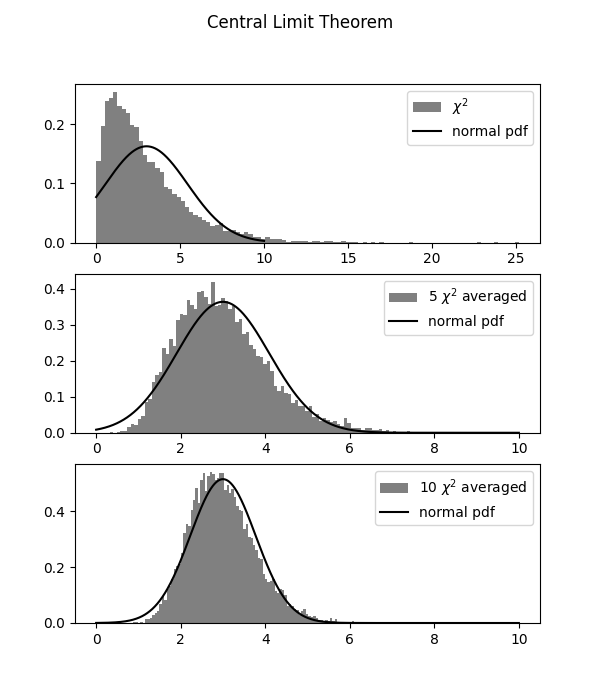

The Python source for this figure:
import numpy as np 
from scipy import stats 
from matplotlib import pyplot as plt 

r = np.random.chisquare(3, (1, 10000))
r5 = np.random.chisquare(3, (5, 10000))
r10 = np.random.chisquare(3, (10, 10000))

r = r[:1, :].mean(0)
r5 = r5[:5, :].mean(0)
r10 = r10[:10, :].mean(0)

#figure specifics
fig, ax = plt.subplots(3,1)
fig.suptitle('Central Limit Theorem')
fig.set_figheight(7)
fig.set_figwidth(6)

#plotting the chi2 distributions 
ax[0].hist(r,bins=100,density=True,color='grey',label='$\chi^2$' ) 
ax[1].hist(r5,bins=100,density=True,color='grey',label='5 $\chi^2$ averaged')
ax[2].hist(r10,bins=100,density=True,color='grey',label='10 $\chi^2$ averaged') 

#setting parameters for the normal distributions
mu = 3
sigma = np.sqrt(6/1)
sigma5 = np.sqrt(6/5)
sigma10 = np.sqrt(6/10)

dist = stats.norm(mu, sigma)
dist5 = stats.norm(mu, sigma5)
dist10 = stats.norm(mu, sigma10)

x_pdf = np.linspace(0, 10, 1000)

#plotting the normal distributions
ax[0].plot(x_pdf, dist.pdf(x_pdf), color='black', label='normal pdf')
ax[1].plot(x_pdf, dist5.pdf(x_pdf), color='black', label='normal pdf')
ax[2].plot(x_pdf, dist10.pdf(x_pdf), color='black', label='normal pdf')

#minor
ax[0].legend()
ax[1].legend()
ax[2].legend()
plt.savefig('1.png')